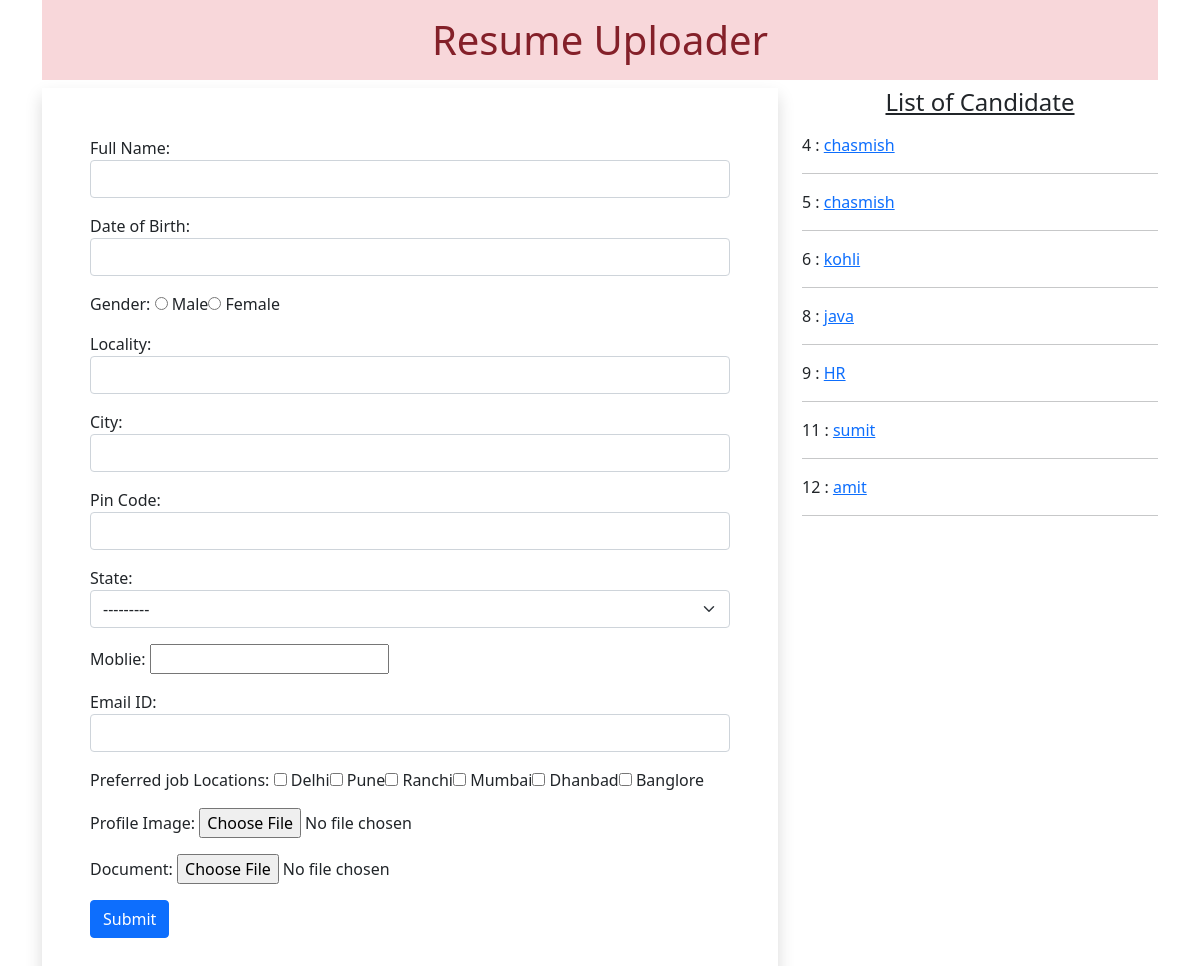
Before: / with the older database file.
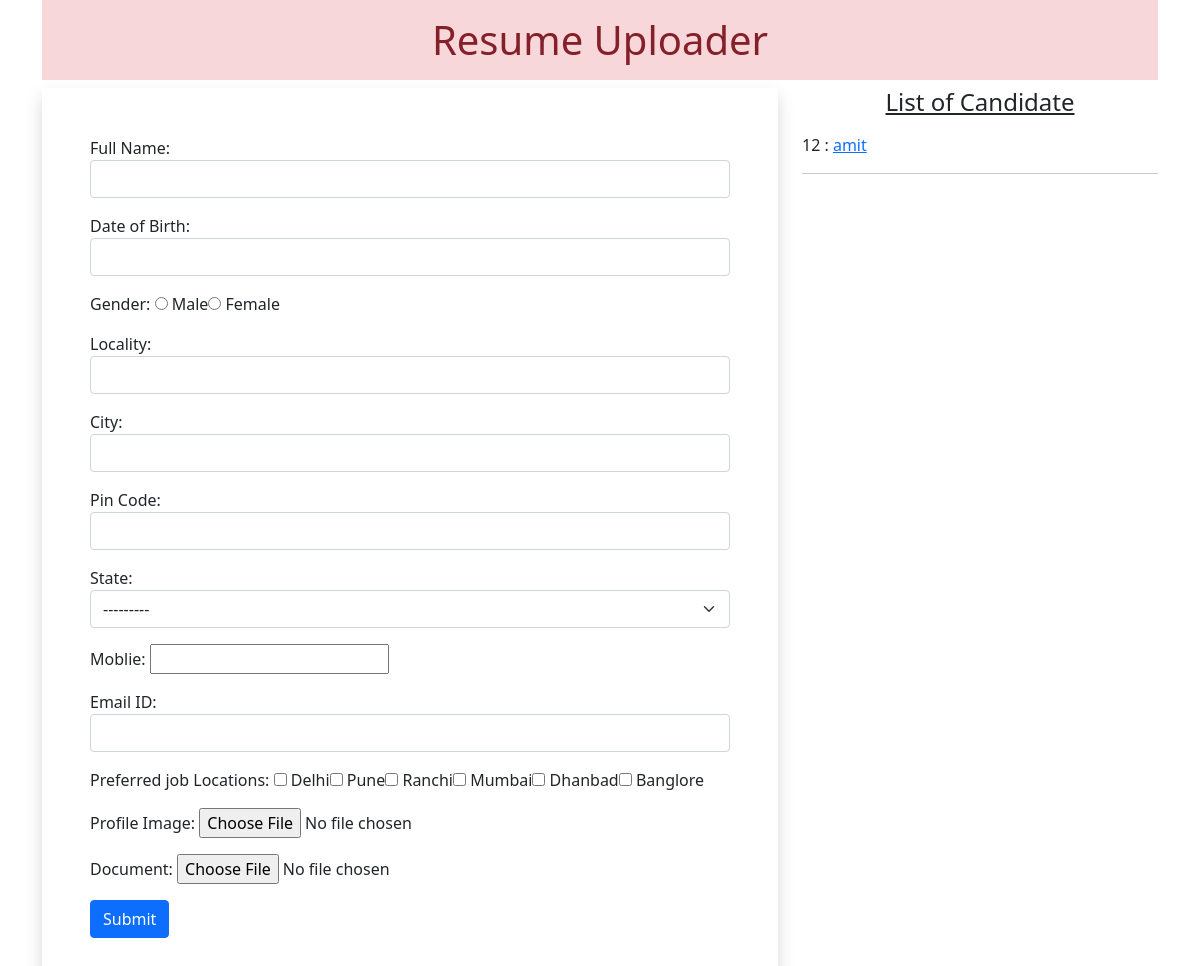
After: the same page with the newer database file.
### app/models.py (models this page shows)
class Resume(models.Model):
   name = models.CharField(max_length=100)
   dob = models.DateField(auto_now=False, auto_now_add=False)
   gender = models.CharField(max_length=100)
   locality = models.CharField(max_length=100)
   city = models.CharField(max_length=100)
   pin = models.PositiveIntegerField()
   state = models.CharField(choices= STATE_CHOICE, max_length=50)
   moblie = models.PositiveIntegerField()
   email = models.EmailField()
   job_city = models.CharField(max_length=50)
   profile_image = models.ImageField(upload_to='profileimg', blank=True)
   my_file = models.FileField(upload_to='doc', blank=True)

### app/views.py (the view, shortened to what this page needs)
# urls.py: path('', views.HomeView.as_view(), name='home'),
class HomeView(View):
    def get(self, request):
        form = ResumeForm()
        candidates=Resume.objects.all()
        return render(request, 'app/home.html', {'candidates': candidates,'form':form})

### app/forms.py
class ResumeForm(forms.ModelForm):
    gender = forms.ChoiceField(choices=GENDER_CHOICES, widget=forms.RadioSelect)
    job_city = forms.MultipleChoiceField(label='Preferred job Locations', choices=JOB_CITY_CHOICE, widget=forms.CheckboxSelectMultiple)
    class Meta:
        model = Resume
        fields =['name', 'dob', 'gender', 'locality', 'city', 'pin', 'state', 'moblie', 'email','job_city', 'profile_image', 'my_file']
        labels = {'name':'Full Name', 'dob': 'Date of Birth', 'pin':'Pin Code', 'mobile':'Mobile No.', 'email':'Email ID', 'profile_image':'Profile Image', 'my_file':'Document'}
        widgets = {
   'name':forms.TextInput(attrs={'class':'form-control'}),
   'dob':forms.DateInput(attrs={'class':'form-control', 'id':'datepicker'}),
   'locality':forms.TextInput(attrs={'class':'form-control'}),
   'city':forms.TextInput(attrs={'class':'form-control'}),
   'pin':forms.NumberInput(attrs={'class':'form-control'}),
   'state':forms.Select(attrs={'class':'form-select'}),
   'mobile':forms.NumberInput(attrs={'class':'form-control'}),
   'email':forms.EmailInput(attrs={'class':'form-control'}),
  }

### app/templates/app/home.html (shortened to what this page needs)
<!DOCTYPE html>
{% load static %}
<html lang="en">
<head>
 <link href="https://cdn.jsdelivr.net/npm/bootstrap@5.0.0-beta2/dist/css/bootstrap.min.css" rel="stylesheet">
 <link rel="stylesheet" href="//code.jquery.com/ui/1.12.1/themes/base/jquery-ui.css">
 <link rel="stylesheet" href="{% static 'app/css/style.css' %}">
</head>
<body>
 <div class="container mb-5">
  <h1 class="alert-danger text-center p-3">Resume Uploader</h1>
  <div class="row">
   <div class="col-sm-8">
    <form action="" method="post" enctype="multipart/form-data" class="shadow p-5">
     {% for fm in form %}
       <div class="form-group mb-3">
       {{fm.label_tag}} {{fm}} <small class="text-danger">{{fm.errors|striptags}}</small>
       </div>
     {% endfor %}
     <input type="submit" value="Submit" class="btn btn-primary">
    </form>
   </div>
   <div class="col-sm-4">
    <h4 class="text-center mb-3"><u>List of Candidate</u></h4>
    {% for candidate in candidates %}
     {{candidate.id}} : <a href="{% url 'candidate' candidate.id %}">{{candidate.name}}</a>
     <hr>
    {% endfor %}
   </div>
  </div>
 </div>
</body>
</html>

### app/static/app/css/style.css (style rules this page uses)
#id_gender,#id_job_city { list-style-type: none; display: inline-flex; }

Changed rows visible on the page:
removed Resume: id "4", name "chasmish"
removed Resume: id "5", name "chasmish"
removed Resume: id "6", name "kohli"
removed Resume: id "8", name "java"
removed Resume: id "9", name "HR"
removed Resume: id "11", name "sumit"
